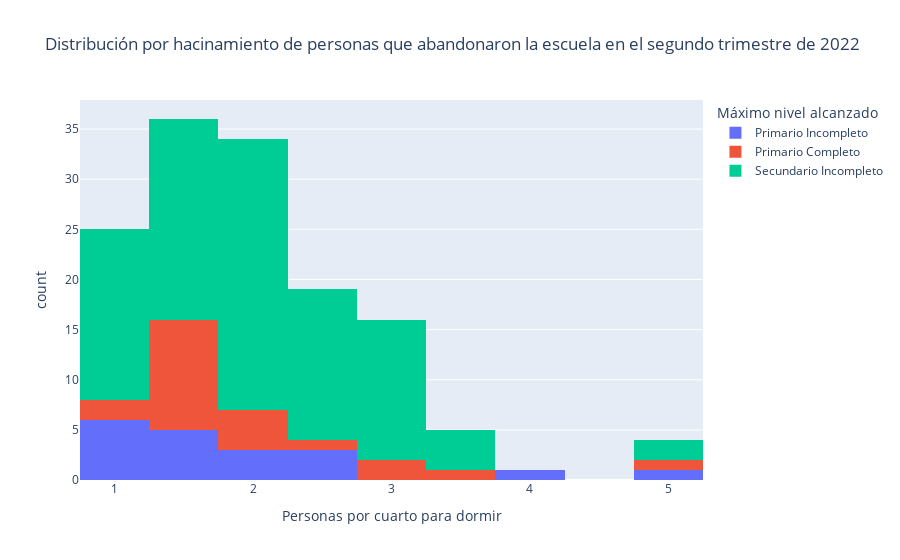

Source (notebook cell):
### Code cell
fig = px.histogram(data_frame=desertados_h, x='IX_por_cuarto', color='NIVEL_ED_22',
                  labels={'IX_por_cuarto': 'Personas por cuarto para dormir',
                         'NIVEL_ED_22': 'Máximo nivel alcanzado'}, 
                   nbins=20,
                   title='Distribución por hacinamiento de personas que abandonaron la escuela en el segundo trimestre de 2022',
                   height=600)

newnames = {'1':'Primario Incompleto', '2': 'Primario Completo', '3': 'Secundario Incompleto'}
fig.for_each_trace(lambda t: t.update(name = newnames[t.name],
                                      legendgroup = newnames[t.name],
                                      hovertemplate = t.hovertemplate.replace(t.name, newnames[t.name])
                                     )
                  )
fig.show()

### Figure 1 — Plotly figure (JSON) as saved in the notebook; plotly's stock layout.template omitted (floating-point values rounded to 4 significant figures)
{"data": [{"alignmentgroup": "True", "bingroup": "x", "hovertemplate": "Máximo nivel alcanzado=Primario Incompleto<br>Personas por cuarto para dormir=%{x}<br>count=%{y}<extra></extra>", "legendgroup": "Primario Incompleto", "marker": {"color": "#636efa", "pattern": {"shape": ""}}, "name": "Primario Incompleto", "nbinsx": 20, "offsetgroup": "1", "orientation": "v", "showlegend": true, "type": "histogram", "x": [5, 1.25, 2.333, 1.25, 2, 1, 2.2, 4, 1, 2.5, 1, 1.333, 1.667, 1, 1, 1.25, 2, 2.667, 1], "xaxis": "x", "yaxis": "y"}, {"alignmentgroup": "True", "bingroup": "x", "hovertemplate": "Máximo nivel alcanzado=Primario Completo<br>Personas por cuarto para dormir=%{x}<br>count=%{y}<extra></extra>", "legendgroup": "Primario Completo", "marker": {"color": "#EF553B", "pattern": {"shape": ""}}, "name": "Primario Completo", "nbinsx": 20, "offsetgroup": "2", "orientation": "v", "showlegend": true, "type": "histogram", "x": [1.667, 2, 1.5, 2, 3.5, 1.5, 3, 2.5, 1.75, 1.5, 3, 1.5, 1.5, 1, 1.667, 2, 1.333, 1.667, 1, 5, 1.667, 1.5], "xaxis": "x", "yaxis": "y"}, {"alignmentgroup": "True", "bingroup": "x", "hovertemplate": "Máximo nivel alcanzado=Secundario Incompleto<br>Personas por cuarto para dormir=%{x}<br>count=%{y}<extra></extra>", "legendgroup": "Secundario Incompleto", "marker": {"color": "#00cc96", "pattern": {"shape": ""}}, "name": "Secundario Incompleto", "nbinsx": 20, "offsetgroup": "3", "orientation": "v", "showlegend": true, "type": "histogram", "x": [1.5, 3, 3, 1.333, 1.5, 1.667, 2, 2, 2, 1.5, 1.5, 2.5, 2, 1.5, 3, 2.5, 1, 2, 3, 1.5, 2, 1.75, 1.75, 1.5, 1, 2, 2, 5, 3, 3, 1.667, 2, 2.5, 1.5, 2.5, 1.25, 3.5, 3.5, 3.5, 2, 1, 1.8, 1, 2, 1, 2, 5, 1.333, 2.5, 3.5, 2, 2, 1.5, 1, 2, 1.667, 3, 2, 1, 2.25, 3, 2, 2, 1, 1, 2.5, 2, 2, 2.5, 2.5, 1, 1, 1.333, 1, 3, 3, 1, 2.333, 1.5, 2, 3, 0.8333, 0.8333, 2, 2.5, 2.333, 1.667, 2.5, 1, 2, 1.5, 1, 2.5, 2.5, 3, 3, 2, 1.667, 3], "xaxis": "x", "yaxis": "y"}], "layout": {"autosize": true, "barmode": "relative", "legend": {"title": {"text": "Máximo nivel alcanzado"}, "tracegroupgap": 0}, "title": {"text": "Distribución por hacinamiento de personas que abandonaron la escuela en el segundo trimestre de 2022"}, "xaxis": {"anchor": "y", "autorange": true, "domain": [0, 1], "range": [0.75, 5.25], "title": {"text": "Personas por cuarto para dormir"}, "type": "linear"}, "yaxis": {"anchor": "x", "autorange": true, "domain": [0, 1], "range": [0, 37.89], "title": {"text": "count"}}}}
